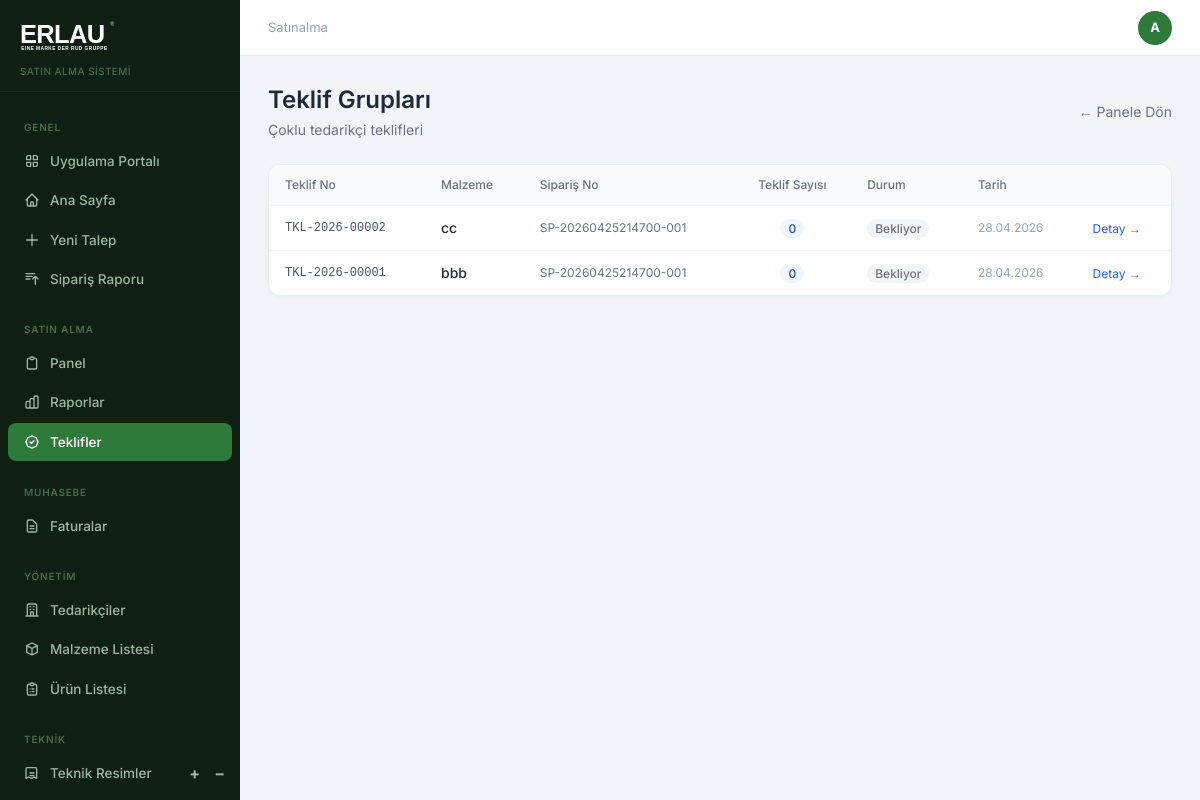
The app's page /satinalma/teklifler (signed in) with its own data.
### app/models.py (models this page shows)
class Department(db.Model):
    id = db.Column(db.Integer, primary_key=True)
    name = db.Column(db.String(100), nullable=False, unique=True)
    users = db.relationship('User', backref='department', lazy=True)

class User(db.Model, UserMixin):
    id = db.Column(db.Integer, primary_key=True)
    name = db.Column(db.String(100), nullable=False)
    email = db.Column(db.String(120), unique=True, nullable=False)
    password = db.Column(db.String(200), nullable=False)
    role = db.Column(db.String(20), default='personel')
    department_id = db.Column(db.Integer, db.ForeignKey('department.id'), index=True)
    created_at = db.Column(db.DateTime, default=datetime.utcnow, index=True)
    is_active = db.Column(db.Boolean, default=True)
    unvan = db.Column(db.String(100))
    telefon = db.Column(db.String(20))
    dogum_tarihi = db.Column(db.Date)
    unvan_pdf_goster = db.Column(db.Boolean, default=False)
    son_giris = db.Column(db.DateTime)
    sifre_degisim_tarihi = db.Column(db.DateTime)
    tablet_pin = db.Column(db.String(6))
    bildirim_email = db.Column(db.Boolean, default=True)
    teknik_resim_yetki = db.Column(db.Boolean, default=False)
    liste_yetki = db.Column(db.Boolean, default=False)
    talepler = db.relationship('TalepFormu', backref='talep_eden', lazy=True)

class TeklifGrubu(db.Model):
    __tablename__ = 'teklif_grubu'
    id = db.Column(db.Integer, primary_key=True)
    teklif_no = db.Column(db.String(30), unique=True, nullable=False)
    talep_kalem_id = db.Column(db.Integer, db.ForeignKey('talep_kalem.id'), nullable=False)
    talep_kalem = db.relationship('TalepKalem', foreign_keys=[talep_kalem_id], backref='teklif_gruplari')
    durum = db.Column(db.String(30), default='bekliyor')  # bekliyor, teklif_alindi, secildi
    konu_basligi = db.Column(db.Text)   # Outlook mail subject for tracking
    created_at = db.Column(db.DateTime, default=datetime.utcnow)
    kalemler = db.relationship('TeklifKalem', backref='grup', lazy=True, cascade='all, delete-orphan')

class TalepKalem(db.Model):
    id = db.Column(db.Integer, primary_key=True)
    talep_id = db.Column(db.Integer, db.ForeignKey('talep_formu.id'), index=True)
    parent_kalem_id = db.Column(db.Integer, db.ForeignKey('talep_kalem.id'), nullable=True)
    malzeme_adi = db.Column(db.String(200), nullable=False, index=True)
    marka_model = db.Column(db.String(200))
    malzeme_turu = db.Column(db.String(50), index=True)
    birim = db.Column(db.String(20))
    miktar = db.Column(db.Float)
    hedef = db.Column(db.String(20), default='siparis')
    kullanim_amaci = db.Column(db.String(100))
    kullanilan_alan = db.Column(db.String(50))
    proje_makine = db.Column(db.String(200))
    kw = db.Column(db.String(10))
    aciklama = db.Column(db.Text)
    teknik_resim_kodu = db.Column(db.String(100))
    standart = db.Column(db.String(100))
    br_fiyat = db.Column(db.Float)
    toplam_fiyat = db.Column(db.Float)
    para_birimi = db.Column(db.String(10))
    vade_gun = db.Column(db.Integer)
    termin_gun = db.Column(db.Integer)
    tedarikci_id = db.Column(db.Integer, db.ForeignKey('tedarikci.id'))
    tedarikci = db.relationship('Tedarikci', foreign_keys=[tedarikci_id])
    son_alinma_tarihi = db.Column(db.DateTime)
    son_siparis_no = db.Column(db.String(50))

class TalepFormu(db.Model):
    id = db.Column(db.Integer, primary_key=True)
    siparis_no = db.Column(db.String(50), unique=True, nullable=False, index=True)
    talep_eden_id = db.Column(db.Integer, db.ForeignKey('user.id'), index=True)
    department_id = db.Column(db.Integer, db.ForeignKey('department.id'), index=True)
    durum = db.Column(db.String(30), default='bekliyor', index=True)
    yolda_tarihi = db.Column(db.DateTime)
    created_at = db.Column(db.DateTime, default=datetime.utcnow, index=True)
    updated_at = db.Column(db.DateTime, default=datetime.utcnow, onupdate=datetime.utcnow)
    kalemler = db.relationship('TalepKalem', backref='talep', lazy=True, cascade='all, delete-orphan')
    department = db.relationship('Department', foreign_keys=[department_id])

### app/routes.py (the view)
@satin_alma.route('/teklifler')
@login_required
@role_required('satinalma', 'admin')
def teklif_listesi():
    gruplar = (TeklifGrubu.query
               .options(selectinload(TeklifGrubu.talep_kalem), selectinload(TeklifGrubu.kalemler))
               .order_by(TeklifGrubu.created_at.desc())
               .all())
    return render_template('teklifler.html', gruplar=gruplar)

### app/models.py (called while the page is built)
@login_manager.user_loader
def load_user(user_id):
    return User.query.get(int(user_id))

### app/routes.py (called while the page is built)
def role_required(*roles):
    def decorator(f):
        @wraps(f)
        def decorated_function(*args, **kwargs):
            if not current_user.is_authenticated or current_user.role not in roles:
                flash('Bu sayfaya erişim yetkiniz yok.', 'danger')
                return redirect(url_for('main.dashboard'))
            return f(*args, **kwargs)
        return decorated_function
    return decorator

### app/templates/teklifler.html
{% extends 'base.html' %}
{% block content %}
<div class="flex items-center justify-between mb-6">
  <div>
    <h1 class="text-2xl font-semibold text-gray-800">Teklif Grupları</h1>
    <p class="text-sm text-gray-500 mt-1">Çoklu tedarikçi teklifleri</p>
  </div>
  <a href="{{ url_for('satin_alma.panel') }}" class="text-sm text-gray-500 hover:underline">← Panele Dön</a>
</div>
<div class="card overflow-hidden">
  <table class="w-full text-sm">
    <thead class="bg-gray-50 border-b border-gray-100">
      <tr>
        <th class="px-4 py-3 text-left text-xs font-medium text-gray-500">Teklif No</th>
        <th class="px-4 py-3 text-left text-xs font-medium text-gray-500">Malzeme</th>
        <th class="px-4 py-3 text-left text-xs font-medium text-gray-500">Sipariş No</th>
        <th class="px-4 py-3 text-center text-xs font-medium text-gray-500">Teklif Sayısı</th>
        <th class="px-4 py-3 text-left text-xs font-medium text-gray-500">Durum</th>
        <th class="px-4 py-3 text-left text-xs font-medium text-gray-500">Tarih</th>
        <th class="px-4 py-3"></th>
      </tr>
    </thead>
    <tbody class="divide-y divide-gray-100">
      {% for g in gruplar %}
      <tr class="hover:bg-gray-50">
        <td class="px-4 py-3 font-mono text-xs text-gray-600">{{ g.teklif_no }}</td>
        <td class="px-4 py-3 font-medium text-gray-800">{{ g.talep_kalem.malzeme_adi if g.talep_kalem else '—' }}</td>
        <td class="px-4 py-3 text-gray-500 text-xs">{{ g.talep_kalem.talep.siparis_no if g.talep_kalem and g.talep_kalem.talep else '—' }}</td>
        <td class="px-4 py-3 text-center">
          <span class="bg-blue-50 text-blue-700 text-xs font-medium px-2 py-0.5 rounded-full">{{ g.kalemler|length }}</span>
        </td>
        <td class="px-4 py-3">
          {% if g.durum == 'secildi' %}
            <span class="bg-green-50 text-green-700 text-xs font-medium px-2 py-0.5 rounded-full">Seçildi</span>
          {% elif g.durum == 'teklif_alindi' %}
            <span class="bg-yellow-50 text-yellow-700 text-xs font-medium px-2 py-0.5 rounded-full">Teklif Alındı</span>
          {% else %}
            <span class="bg-gray-100 text-gray-500 text-xs font-medium px-2 py-0.5 rounded-full">Bekliyor</span>
          {% endif %}
        </td>
        <td class="px-4 py-3 text-xs text-gray-400">{{ g.created_at.strftime('%d.%m.%Y') }}</td>
        <td class="px-4 py-3">
          <a href="{{ url_for('satin_alma.teklif_detay', grup_id=g.id) }}" class="text-blue-600 hover:underline text-xs">Detay →</a>
        </td>
      </tr>
      {% else %}
      <tr>
        <td colspan="7" class="px-4 py-12 text-center text-gray-400">Henüz teklif grubu oluşturulmamış.</td>
      </tr>
      {% endfor %}
    </tbody>
  </table>
</div>
{% endblock %}

### app/templates/base.html (shortened to what this page needs)
<!DOCTYPE html>
<html lang="tr">
<head>
<script src="https://cdn.tailwindcss.com"></script>
</head>
<body>
{% if current_user.is_authenticated %}
<div style="display:flex">
  <aside class="sidebar" style="position:sticky;top:0;height:100vh;overflow-y:auto;display:flex;flex-direction:column">
    <div style="padding:20px 20px 12px;border-bottom:1px solid rgba(255,255,255,.06)">
      <a href="{{ url_for('auth.portal') }}" style="display:inline-block">
        <img src="{{ url_for('static', filename='logo.svg') }}" alt="Erlau" style="height:32px;filter:brightness(0) invert(1)">
      </a>
      <p style="font-size:10px;color:#4a6b50;margin-top:6px;font-weight:500;letter-spacing:.04em">SATIN ALMA SİSTEMİ</p>
    </div>
    <nav style="padding:12px 0;flex:1">
      <div class="sidebar-section">Genel</div>
      <a href="{{ url_for('auth.portal') }}" class="sidebar-link {% if request.endpoint == 'auth.portal' %}active{% endif %}">
        <svg fill="none" stroke="currentColor" viewBox="0 0 24 24"><path stroke-linecap="round" stroke-linejoin="round" stroke-width="2" d="M4 6a2 2 0 012-2h4v6H4V6zm10-2h4a2 2 0 012 2v4h-6V4zM4 14h6v6H6a2 2 0 01-2-2v-4zm10 0h6v4a2 2 0 01-2 2h-4v-6z"/></svg>
        Uygulama Portalı
      </a>
      <a href="{{ url_for('main.dashboard') }}" class="sidebar-link {% if request.endpoint == 'main.dashboard' %}active{% endif %}">
        <svg fill="none" stroke="currentColor" viewBox="0 0 24 24"><path stroke-linecap="round" stroke-linejoin="round" stroke-width="2" d="M3 12l2-2m0 0l7-7 7 7M5 10v10a1 1 0 001 1h3m10-11l2 2m-2-2v10a1 1 0 01-1 1h-3m-6 0a1 1 0 001-1v-4a1 1 0 011-1h2a1 1 0 011 1v4a1 1 0 001 1m-6 0h6"/></svg>
        Ana Sayfa
      </a>
      <a href="{{ url_for('main.yeni_talep') }}" class="sidebar-link {% if request.endpoint == 'main.yeni_talep' %}active{% endif %}">
        <svg fill="none" stroke="currentColor" viewBox="0 0 24 24"><path stroke-linecap="round" stroke-linejoin="round" stroke-width="2" d="M12 4v16m8-8H4"/></svg>
        Yeni Talep
      </a>
      <a href="{{ url_for('satin_alma.siparis_raporu') }}" class="sidebar-link {% if request.endpoint == 'satin_alma.siparis_raporu' %}active{% endif %}">
        <svg fill="none" stroke="currentColor" viewBox="0 0 24 24"><path stroke-linecap="round" stroke-linejoin="round" stroke-width="2" d="M3 4h13M3 8h9m-9 4h6m4 0l4-4m0 0l4 4m-4-4v12"/></svg>
        Sipariş Raporu
      </a>
      {% if current_user.role in ['satinalma', 'admin', 'gm'] %}
      <div class="sidebar-section" style="margin-top:8px">Satın Alma</div>
      <a href="{{ url_for('satin_alma.panel') }}" class="sidebar-link {% if request.endpoint == 'satin_alma.panel' %}active{% endif %}">
        <svg fill="none" stroke="currentColor" viewBox="0 0 24 24"><path stroke-linecap="round" stroke-linejoin="round" stroke-width="2" d="M9 5H7a2 2 0 00-2 2v12a2 2 0 002 2h10a2 2 0 002-2V7a2 2 0 00-2-2h-2M9 5a2 2 0 002 2h2a2 2 0 002-2M9 5a2 2 0 012-2h2a2 2 0 012 2"/></svg>
        Panel
      </a>
      <a href="{{ url_for('satin_alma.raporlar') }}" class="sidebar-link {% if request.endpoint == 'satin_alma.raporlar' %}active{% endif %}">
        Raporlar
      </a>
      {% if current_user.role in ['satinalma', 'admin'] %}
      <a href="{{ url_for('satin_alma.teklif_listesi') }}" class="sidebar-link {% if request.endpoint and 'teklif' in request.endpoint %}active{% endif %}">
        Teklifler
      </a>
      {% endif %}
      {% endif %}
      {% if current_user.role in ['muhasebe', 'satinalma', 'admin'] %}
      <div class="sidebar-section" style="margin-top:8px">Muhasebe</div>
      <a href="{{ url_for('muhasebe.fatura_listesi') }}" class="sidebar-link {% if request.endpoint and 'muhasebe' in request.endpoint %}active{% endif %}">
        <svg fill="none" stroke="currentColor" viewBox="0 0 24 24"><path stroke-linecap="round" stroke-linejoin="round" stroke-width="2" d="M9 12h6m-6 4h6m2 5H7a2 2 0 01-2-2V5a2 2 0 012-2h5.586a1 1 0 01.707.293l5.414 5.414a1 1 0 01.293.707V19a2 2 0 01-2 2z"/></svg>
        Faturalar
      </a>
      {% endif %}
      {% if current_user.role in ['admin', 'satinalma'] %}
      <div class="sidebar-section" style="margin-top:8px">Yönetim</div>
      <a href="{{ url_for('admin.tedarikci_listesi') }}" class="sidebar-link {% if request.endpoint == 'admin.tedarikci_listesi' %}active{% endif %}">
        <svg fill="none" stroke="currentColor" viewBox="0 0 24 24"><path stroke-linecap="round" stroke-linejoin="round" stroke-width="2" d="M19 21V5a2 2 0 00-2-2H7a2 2 0 00-2 2v16m14 0h2m-2 0h-5m-9 0H3m2 0h5M9 7h1m-1 4h1m4-4h1m-1 4h1m-5 10v-5a1 1 0 011-1h2a1 1 0 011 1v5m-4 0h4"/></svg>
        Tedarikçiler
      </a>
      {% endif %}
      <a href="{{ url_for('admin.malzeme_listesi') }}" class="sidebar-link {% if request.endpoint == 'admin.malzeme_listesi' %}active{% endif %}">
        <svg fill="none" stroke="currentColor" viewBox="0 0 24 24"><path stroke-linecap="round" stroke-linejoin="round" stroke-width="2" d="M20 7l-8-4-8 4m16 0l-8 4m8-4v10l-8 4m0-10L4 7m8 4v10M4 7v10l8 4"/></svg>
        Malzeme Listesi
      </a>
      <a href="{{ url_for('admin.urun_listesi') }}" class="sidebar-link {% if request.endpoint == 'admin.urun_listesi' %}active{% endif %}">
        <svg fill="none" stroke="currentColor" viewBox="0 0 24 24"><path stroke-linecap="round" stroke-linejoin="round" stroke-width="2" d="M9 5H7a2 2 0 00-2 2v12a2 2 0 002 2h10a2 2 0 002-2V7a2 2 0 00-2-2h-2M9 5a2 2 0 002 2h2a2 2 0 002-2M9 5a2 2 0 012-2h2a2 2 0 012 2m-3 7h3m-3 4h3m-6-4h.01M9 16h.01"/></svg>
        Ürün Listesi
      </a>
      <div class="sidebar-section" style="margin-top:8px">Teknik</div>
      <div style="display:flex;align-items:center;margin:1px 8px;border-radius:8px;{% if 'teknik_resim' in (request.endpoint or '') %}background:#2d7a3a;{% endif %}">
        <a href="{{ url_for('teknik_resim.teknik_resim_listesi') }}" class="sidebar-link {% if 'teknik_resim' in (request.endpoint or '') %}active{% endif %}" style="flex:1;margin:0;border-radius:8px 0 0 8px">
          <svg fill="none" stroke="currentColor" viewBox="0 0 24 24"><path stroke-linecap="round" stroke-linejoin="round" stroke-width="2" d="M9 12h6m-6 4h6M7 4h10a2 2 0 012 2v14l-4-2-4 2-4-2-4 2V6a2 2 0 012-2z"/></svg>
          Teknik Resimler
        </a>
        {% if current_user.teknik_resim_yetki %}
        <a href="{{ url_for('teknik_resim.teknik_resim_listesi') }}" onclick="sessionStorage.setItem('tr_ekle','1');return true;" title="Yeni ekle"
          style="padding:7px 7px;color:#9db8a2;transition:all .15s;border-radius:0;text-decoration:none;font-size:16px;line-height:1;font-weight:700"
          onmouseover="this.style.color='#fff'" onmouseout="this.style.color='#9db8a2'">+</a>
        <a href="{{ url_for('teknik_resim.teknik_resim_listesi') }}" onclick="sessionStorage.setItem('tr_sil','1');return true;" title="Silme modu"
          style="padding:7px 7px;color:#9db8a2;transition:all .15s;border-radius:0 8px 8px 0;text-decoration:none;font-size:16px;line-height:1;font-weight:700"
          onmouseover="this.style.color='#f87171'" onmouseout="this.style.color='#9db8a2'">−</a>
        {% endif %}
      </div>
    </nav>
  </aside>
  <div class="content-area">
    <div class="topbar">
      <p style="font-size:13px;color:#94a3b8">{{ current_user.department.name if current_user.department else 'Erlau' }}</p>
      <a href="{{ url_for('main.profil') }}" style="width:34px;height:34px;border-radius:50%;background:#2d7a3a;display:flex;align-items:center;justify-content:center;font-size:13px;font-weight:700;color:#fff;text-decoration:none">{{ current_user.name[:1].upper() }}</a>
    </div>
    <div class="page-content">
{% endif %}
{% block content %}{% endblock %}
{% if current_user.is_authenticated %}
    </div>
  </div>
</div>
{% else %}
</div>
{% endif %}
</body>
</html>

### app/templates/base.html (style rules this page uses)
* { font-family: 'Inter', sans-serif; }
.sidebar { background: #0f1f12; min-height: 100vh; width: 240px; flex-shrink: 0; }
.sidebar-link { display: flex; align-items: center; gap: 10px; padding: 9px 16px; border-radius: 8px; font-size: 13.5px; font-weight: 500; color: #9db8a2; transition: all .15s; margin: 1px 8px; text-decoration: none; }
.sidebar-link.active { background: #2d7a3a; color: #fff; }
.sidebar-link svg { width: 16px; height: 16px; flex-shrink: 0; }
.sidebar-section { font-size: 10px; font-weight: 600; color: #4a6b50; text-transform: uppercase; letter-spacing: .08em; padding: 16px 24px 6px; }
.content-area { flex: 1; background: #f1f5f9; min-height: 100vh; overflow-x: hidden; }
.topbar { background: #fff; border-bottom: 1px solid #e2e8f0; padding: 0 28px; height: 56px; display: flex; align-items: center; justify-content: space-between; position: sticky; top: 0; z-index: 10; }
.card { background: #fff; border-radius: 12px; border: 1px solid #e8edf2; box-shadow: 0 1px 4px rgba(0,0,0,.04); }
.page-content { padding: 28px; }

### records on screen
Department: department "Satınalma"
User: name "A"
TeklifGrubu: teklif_no "TKL-2026-00002", talep_kalem "cc", talep_kalem.talep "SP-20260425214700-001", kalemler|length "0", durum "Bekliyor", created_at "28.04.2026"
TeklifGrubu: teklif_no "TKL-2026-00001", talep_kalem "bbb", talep_kalem.talep "SP-20260425214700-001", kalemler|length "0", durum "Bekliyor", created_at "28.04.2026"
